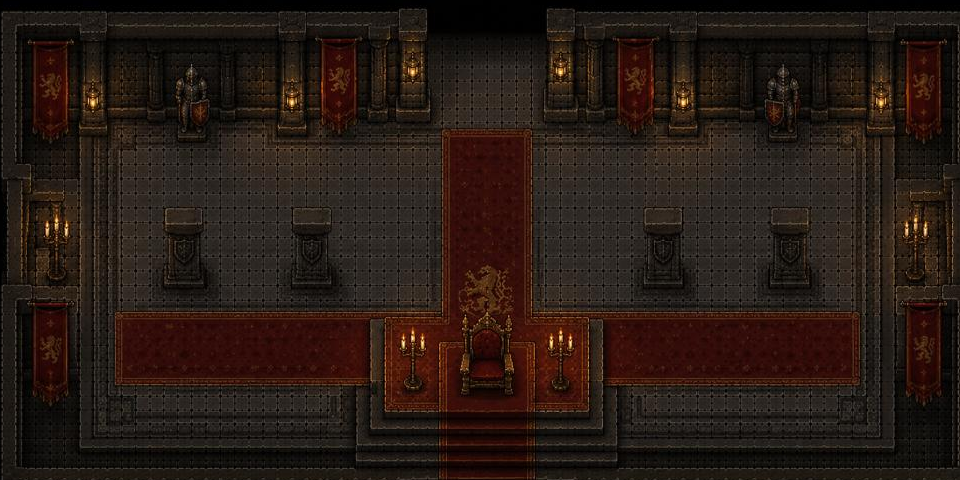

A level layout from a 2D game, rendered from its tile map. Below: a short description, then the map file with its tile-grid data intact:
An orthogonal 30x15 tile map with 32x32 px tiles, 1 tile layer (wall), 2 hidden layers not drawn, 2 tilesets, 1 image layer and 4 objects (2x spawn, exit).

<map version="1.10" tiledversion="1.12.1" orientation="orthogonal" renderorder="right-down" width="30" height="15" tilewidth="32" tileheight="32" infinite="0" nextlayerid="11" nextobjectid="14">
 <tileset firstgid="1" source="../tilesets/tiny-dungeon.tsx" />
 <tileset firstgid="133" source="../tilesets/realm-tiles.tsx" />
 <layer id="8" name="ground" width="30" height="15" visible="0">
  <data encoding="csv">
134,134,134,134,134,134,49,49,49,49,49,49,49,49,49,1,1,49,49,49,49,49,49,49,49,49,49,49,49,49,
134,134,134,134,134,134,134,134,134,134,134,134,134,134,134,134,134,134,134,134,134,134,134,134,134,134,134,134,134,134,
134,134,134,134,134,134,134,134,134,134,134,134,138,138,138,138,138,138,138,134,134,134,134,134,134,134,134,134,134,134,
134,134,134,134,134,134,134,134,134,134,134,138,138,138,138,138,138,138,134,134,134,134,134,134,134,134,134,134,134,134,
134,134,134,134,134,134,134,134,134,134,134,138,138,138,138,138,138,138,134,134,134,134,134,134,134,137,137,134,134,134,
134,134,134,134,134,134,134,134,134,134,134,138,138,138,138,138,138,138,134,134,134,134,134,134,134,137,137,134,134,134,
134,137,137,137,134,134,134,134,134,134,138,138,138,138,138,138,138,134,134,134,135,135,134,134,134,137,137,134,134,134,
134,137,137,137,134,135,135,134,134,134,138,138,138,138,138,138,134,134,134,134,135,135,134,134,134,137,137,134,134,134,
134,137,137,137,134,135,135,134,134,134,138,138,138,138,138,134,134,134,134,134,135,135,134,134,134,137,137,134,134,134,
134,137,137,137,134,135,135,134,134,138,138,138,138,138,138,134,134,134,134,134,135,135,134,134,134,137,137,134,134,134,
134,137,137,137,134,135,135,134,134,138,138,138,138,138,138,134,134,134,134,134,135,135,134,134,134,137,137,134,134,134,
134,134,134,134,134,134,134,134,134,138,138,138,138,138,134,134,134,134,134,134,134,134,134,134,134,134,134,134,134,134,
134,134,134,134,134,134,134,134,138,138,136,136,136,136,138,134,134,134,134,134,134,134,134,134,134,134,134,134,134,134,
134,134,134,134,134,133,134,134,138,138,138,138,138,138,138,138,134,133,134,134,134,134,134,134,134,134,134,134,134,134,
134,134,134,134,134,134,134,138,138,138,138,138,138,138,138,138,138,134,134,134,134,134,134,134,134,134,134,134,134,134
</data>
 </layer>
 <layer id="5" name="decor" width="30" height="15" visible="0">
  <data encoding="csv">
0,0,0,0,0,0,0,0,0,0,0,0,0,0,0,0,0,0,0,0,0,0,0,0,0,0,0,0,0,0,
0,0,0,0,0,0,0,0,0,0,0,0,0,0,0,0,0,0,0,0,0,0,0,0,0,0,0,0,0,0,
0,0,0,0,0,0,0,0,0,0,0,0,0,0,0,0,0,0,0,0,0,0,0,0,0,0,0,0,0,0,
0,0,0,0,0,0,0,0,0,0,0,0,0,0,0,0,0,0,0,0,0,0,0,0,0,0,0,0,0,0,
0,0,0,0,0,0,0,0,0,0,0,0,0,0,0,0,0,0,0,0,0,0,0,0,0,0,0,0,0,0,
0,0,0,0,0,0,0,0,0,0,0,0,0,0,0,0,0,0,0,0,0,0,0,0,0,0,0,0,0,0,
0,0,0,0,0,0,0,0,0,0,0,0,0,0,0,0,0,0,0,0,0,0,0,0,0,0,0,0,0,0,
0,0,0,0,0,0,0,0,0,0,0,0,0,0,0,0,0,0,0,0,0,0,0,0,0,0,0,0,0,0,
0,0,0,0,0,0,0,0,0,0,0,0,0,0,0,0,0,0,0,0,0,0,0,0,0,0,0,0,0,0,
0,0,0,0,0,0,0,0,0,0,0,0,0,0,0,0,0,0,0,0,0,0,0,0,0,0,0,0,0,0,
0,0,0,0,0,0,0,0,0,0,0,0,0,0,0,0,0,0,0,0,0,0,0,0,0,0,0,0,0,0,
0,0,0,0,0,0,0,0,0,0,0,0,0,0,0,0,0,0,0,0,0,0,0,0,0,0,0,0,0,0,
0,0,0,0,0,0,0,0,0,0,0,0,0,0,0,0,0,0,0,0,0,0,0,0,0,0,0,0,0,0,
0,0,0,0,0,0,0,0,0,0,0,0,0,0,0,0,0,0,0,0,0,0,0,0,0,0,0,0,0,0,
0,0,0,0,0,0,0,0,0,0,0,0,0,0,0,0,0,0,0,0,0,0,0,0,0,0,0,0,0,0
</data>
 </layer>
 <layer id="4" name="wall" width="30" height="15">
  <data encoding="csv">
1,1,1,1,1,1,1,1,1,1,1,1,1,0,0,0,0,1,1,1,1,1,1,1,1,1,1,1,1,1,
1,1,1,1,1,1,1,1,1,1,1,1,1,0,0,0,0,31,0,0,0,0,0,0,0,0,0,0,0,1,
1,1,1,1,1,1,1,1,1,1,1,1,1,0,0,0,0,0,0,0,0,0,0,0,0,0,0,0,0,1,
1,1,1,1,1,1,1,1,1,1,1,1,1,0,0,0,0,0,0,0,0,0,0,0,0,0,0,0,0,1,
1,0,0,0,0,0,0,0,0,0,0,0,0,0,0,0,0,0,0,0,0,0,0,0,0,0,0,0,0,1,
1,0,0,0,0,0,0,0,0,0,0,0,0,0,0,0,0,0,0,0,0,0,0,0,0,0,0,0,0,1,
1,0,0,0,0,1,0,0,0,1,0,0,0,0,0,0,0,0,0,0,1,0,0,0,1,0,0,0,0,1,
1,0,0,0,0,1,0,0,0,1,0,0,0,0,0,0,0,0,0,0,1,0,0,0,1,0,0,0,0,1,
1,0,0,0,0,1,0,0,0,1,0,0,0,0,0,0,0,0,0,0,1,0,0,0,1,0,0,0,0,1,
1,0,0,0,0,0,0,0,0,0,0,0,0,0,0,0,0,0,0,0,0,0,0,0,0,0,0,0,0,1,
1,0,0,0,0,0,0,0,0,0,0,0,0,0,0,0,0,0,0,0,0,0,0,0,0,0,0,0,0,1,
1,0,0,0,0,0,0,0,0,0,0,0,1,0,0,0,0,1,0,0,0,0,0,0,0,0,0,0,0,1,
1,0,0,0,0,0,0,0,0,0,0,0,0,0,0,0,0,0,0,0,0,0,0,0,0,0,0,0,0,1,
1,0,0,0,0,0,0,0,0,0,0,0,0,0,0,0,0,0,0,0,0,0,0,0,0,0,0,0,0,1,
1,1,1,1,1,1,1,1,1,1,1,1,1,1,1,1,1,1,1,1,1,1,1,1,1,1,1,1,1,1
</data>
 </layer>
 <imagelayer id="10" name="view" offsetx="-13.3333" offsety="-3.33333">
  <image source="../map_bg/thronehall.jpg" width="1000" height="500" />
 </imagelayer>
 <objectgroup id="3" name="objects">
  <object id="2" name="spawn-north" type="spawn" x="456.963" y="107.87" width="60.3015" height="35.5462">
   <properties>
    <property name="direction" value="north" />
   </properties>
  </object>
  <object id="7" name="spawn-default" type="spawn" x="361.134" y="180.995" width="57.7625" height="63.4753">
   <properties>
    <property name="direction" value="default" />
   </properties>
  </object>
  <object id="13" x="459.467" y="314.329" width="57.0958" height="82.142">
   <properties>
    <property name="name" value="throne" />
    <property name="type" value="act-item" />
   </properties>
  </object>
  <object id="9" name="exit-to-guard-room" type="exit" x="448.216" y="31.294" width="81.0911" height="51.8244">
   <properties>
    <property name="direction" value="north" />
    <property name="targetRoomId" value="guard-room" />
   </properties>
  </object>
 </objectgroup>
</map>
